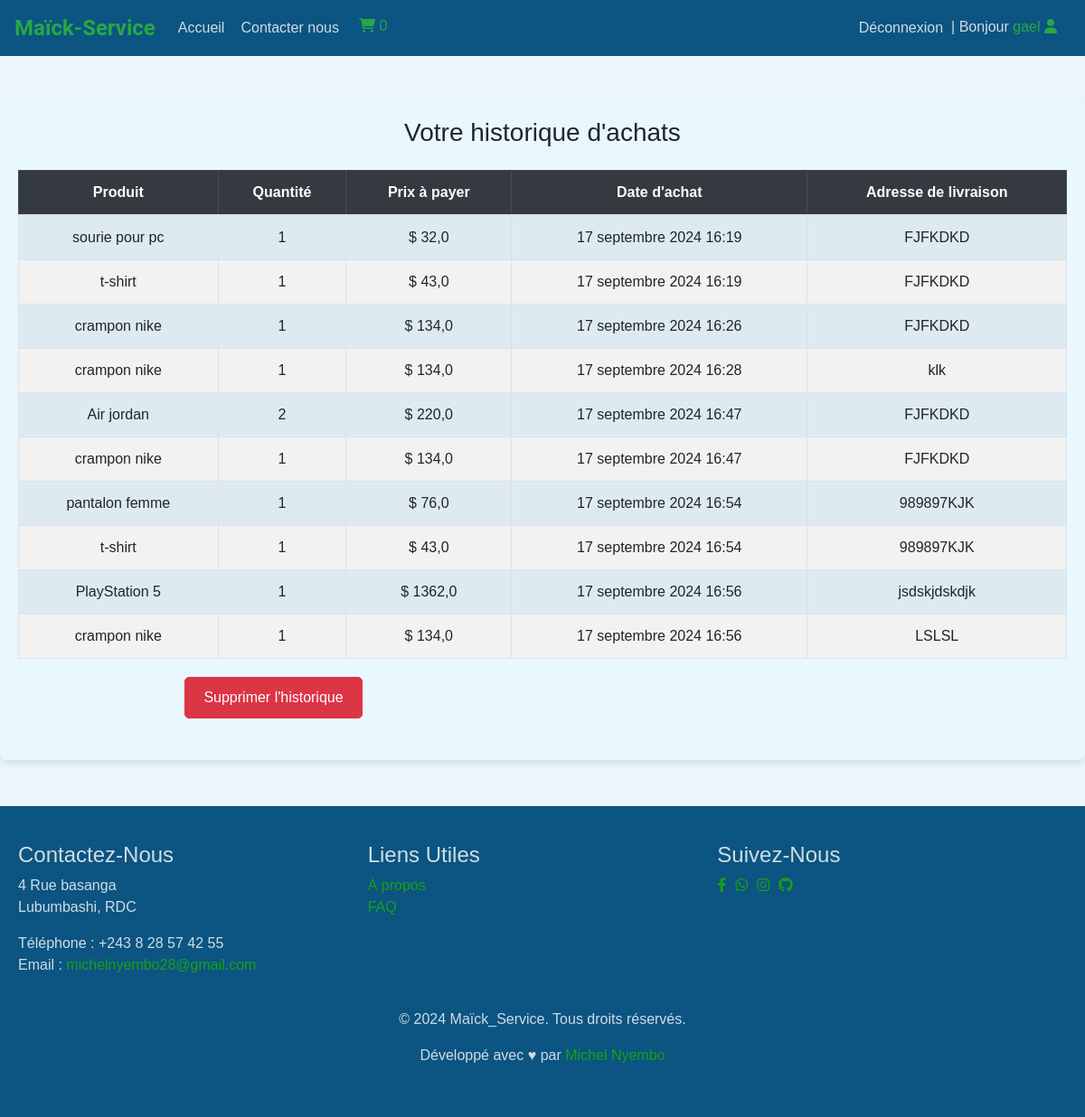
/accounts/historique/ (signed in), run on the app's committed database.
### store/models.py (models this page shows, shortened)
class Cart(models.Model):
    user = models.OneToOneField(User, on_delete=models.CASCADE)
    orders = models.ManyToManyField(Order, related_name='carts')

class historiqueAchats(models.Model):
    user = models.ForeignKey(User, on_delete=models.CASCADE)
    product = models.CharField(max_length=120)
    quantity = models.IntegerField(default=1)
    prix_total = models.FloatField(default=0.0)
    ordered = models.BooleanField(default=False)
    ordered_date = models.DateTimeField(blank=True, null=True)
    delivery_address = models.CharField(max_length=255, blank=True, null=True)  # Champ pour l'adresse de livraison
    phone_number = models.CharField(default=False,max_length=15)

### accounts/views.py (the view)
# urls.py: path('historique/',historique_achats,name="historique_achats"),
def historique_achats(request):
    histor = historiqueAchats.objects.filter(user=request.user)
    context = {'historique':histor}
    return render(request,'accounts/historique_achats.html', context)

### accounts/templates/accounts/historique_achats.html (shortened to what this page needs)
{% extends "shop/base.html" %}
{% load static %}
{% block navbar %}
{% include "shop/navbar_sans_recherche.html" %}
{% endblock navbar %}
{% block content %}
    <div class="container mt-5">
        <h3 class="mb-4 text-center">Votre historique d'achats</h3>
        {% if historique %}
            <div class="table-responsive">
                <table class="table table-striped table-bordered">
                    <thead class="table-dark">
                        <tr>
                            <th scope="col">Produit</th>
                            <th scope="col">Quantité</th>
                            <th scope="col">Prix à payer</th>
                            <th scope="col">Date d'achat</th>
                            <th scope="col">Adresse de livraison</th>
                        </tr>
                    </thead>
                    <tbody>
                        {% for histor in historique %}
                        <tr>
                            <td class="text-center">{{ histor.product }}</td>
                            <td class="text-center">{{ histor.quantity }}</td>
                            <td class="text-center">$ {{ histor.prix_total }}</td>
                            <td class="text-center">{{ histor.ordered_date }}</td>
                            <td class="text-center">{{ histor.delivery_address }}</td>
                        </tr>
                        {% endfor %}
                    </tbody>
                </table>
            </div>
            <div class="row mb-3">
                <div class="col-md-6 d-flex justify-content-center">
                    <a class="btn btn-danger btn-sm" style="margin-bottom: 10px;" href="{% url 'accounts:deletehistore' %}" onclick="return confirm('Êtes-vous sûr de vouloir supprimer l'historique de vos achats?');">Supprimer l'historique</a>
                </div>
            </div>
        {% else %}
            <p class="text-center text-danger">Vous n'avez aucun historique</p>
        {% endif %}
    </div>
{% endblock content %}

### shop/templates/shop/navbar_sans_recherche.html (shortened to what this page needs)
<nav class="navbar navbar-expand-lg navbar-light  navbar-custom" style="margin-bottom: 20px;" >
        <a class="navbar-brand fading-text" style="color: #28a745;" href="#">Maïck-Service</a>
        <div class="collapse navbar-collapse" id="navbarSupportedContent">
            <ul class="navbar-nav">
                <li class="nav-item active">
                    <a class="nav-link" href="{% url 'shop:home' %}" style="color: rgba(236, 241, 245, 0.87);">Accueil <span class="sr-only">(current)</span></a>
                </li>
                <li class="nav-item">
                    <a class="nav-link" style="color: rgba(236, 241, 245, 0.87);" href="{% url 'contact:sendmail' %}">Contacter nous</a>
                </li>
                {% if user.is_authenticated %}
                    {% if user.cart %}
                        <li class="nav-item">
                            <button id="panier" type="button" class="btn btn-cart" data-bs-container="body" data-bs-toggle="popover" data-bs-placement="bottom" data-bs-content="Bottom popover">
                                <a style="text-decoration: none;color:#28a745;" href="{% url 'store:cart' %}"> <i class="fas fa-shopping-cart cart-icon"></i>
                                    <span class="cart-text">{{ user.cart.orders.count }}</span>
                                </a>
                            </button>
                        </li>
                    {% endif %}
                {% endif %}
            </ul>
            <ul class="navbar-nav ml-auto">
                {% if user.is_authenticated %}
                    <li class="nav-item">
                        <a style="color: rgba(236, 241, 245, 0.87);" class="nav-link" href="{% url 'accounts:logout_user' %}">Déconnexion</a>
                    </li>
                    <li class="nav-item">
                        <span class="navbar-text" style="color: rgba(236, 241, 245, 0.87);">| Bonjour
                            <a href="{% url 'accounts:profil' %}" style="text-decoration: none;">
                                <span style="color: #28a745;"> {{ user.username }} <i class="fas fa-user"></i></span>
                            </a>
                        </span>
                    </li>
                {% endif %}
            </ul>
        </div>
</nav>

### sendmail/static/sendmail/style.css (style rules this page uses)
body { font-family: Arial, sans-serif; background-color: #f4f4f4; margin: 0; padding: 0; }
a { color: #007bff; text-decoration: none; }

### shop/templates/shop/base.html (style rules this page uses)
#corps { background-color:#84c8f528; }
.nav-link { border: 1px solid transparent; }
.navbar-text { margin-right: 15px; }
.container { max-width: 500px; }
.btn-sm { padding: 0.25rem 0.5rem; font-size: 0.875rem; }
.container { max-width: 500px; padding: 20px; background-color: #e9f7ff; border-radius: 8px; box-shadow: 0 4px 8px rgba(0, 0, 0, 0.1); }

### shop/templates/shop/navbar_sans_recherche.html (style rules this page uses)
.fading-text { font-family: 'Roboto', sans-serif; font-size: 1.5rem; font-weight: bold; color: #28a745; animation: fadeInOut 4s ease-in-out infinite; }
.navbar { background-color: #0b5380fd; }

### accounts/templates/accounts/historique_achats.html (style rules this page uses)
.container { max-width: 1200px; }
.table-responsive { overflow-x: auto; }
.table { width: 100%; margin-bottom: 20px; }
.table th, .table td { text-align: center; }
.table thead { background-color: #343a40; color: #fff; }
.table tbody tr:nth-child(even) { background-color: #f2f2f2; }
.btn-danger { background-color: #dc3545; border-color: #dc3545; padding: 10px 20px; font-size: 1em; border-radius: 5px; }

### data on the page
historiqueAchats: product "sourie pour pc", quantity "1", prix_total "32,0", ordered_date "17 septembre 2024 16:19", delivery_address "FJFKDKD"
historiqueAchats: product "t-shirt", quantity "1", prix_total "43,0", ordered_date "17 septembre 2024 16:19", delivery_address "FJFKDKD"
historiqueAchats: product "crampon nike", quantity "1", prix_total "134,0", ordered_date "17 septembre 2024 16:26", delivery_address "FJFKDKD"
historiqueAchats: product "crampon nike", quantity "1", prix_total "134,0", ordered_date "17 septembre 2024 16:28", delivery_address "klk"
historiqueAchats: product "Air jordan", quantity "2", prix_total "220,0", ordered_date "17 septembre 2024 16:47", delivery_address "FJFKDKD"
historiqueAchats: product "crampon nike", quantity "1", prix_total "134,0", ordered_date "17 septembre 2024 16:47", delivery_address "FJFKDKD"
historiqueAchats: product "pantalon femme", quantity "1", prix_total "76,0", ordered_date "17 septembre 2024 16:54", delivery_address "989897KJK"
historiqueAchats: product "t-shirt", quantity "1", prix_total "43,0", ordered_date "17 septembre 2024 16:54", delivery_address "989897KJK"
historiqueAchats: product "PlayStation 5", quantity "1", prix_total "1362,0", ordered_date "17 septembre 2024 16:56", delivery_address "jsdskjdskdjk"
historiqueAchats: product "crampon nike", quantity "1", prix_total "134,0", ordered_date "17 septembre 2024 16:56", delivery_address "LSLSL"

### other printed values
{{ user.cart.orders.count }} "0"
{{ user.username }} "gael"
